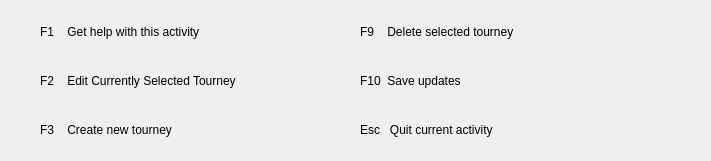
<?xml version="1.0" encoding="UTF-8"?>
<ui version="4.0">
 <class>tourneysactivitypanel</class>
 <widget class="QWidget" name="tourneysactivitypanel">
  <property name="geometry">
   <rect>
    <x>0</x>
    <y>0</y>
    <width>711</width>
    <height>161</height>
   </rect>
  </property>
  <property name="windowTitle">
   <string>Form</string>
  </property>
  <widget class="QWidget" name="tourneysactivitywidget" native="true">
   <property name="geometry">
    <rect>
     <x>0</x>
     <y>10</y>
     <width>711</width>
     <height>161</height>
    </rect>
   </property>
   <widget class="QWidget" name="verticalLayoutWidget_2">
    <property name="geometry">
     <rect>
      <x>40</x>
      <y>0</y>
      <width>291</width>
      <height>141</height>
     </rect>
    </property>
    <layout class="QVBoxLayout" name="verticalLayout_9">
     <item>
      <widget class="QLabel" name="playersF1ActivityLabel">
       <property name="text">
        <string>F1    Get help with this activity</string>
       </property>
      </widget>
     </item>
     <item>
      <widget class="QLabel" name="playersF2ActivityLabel">
       <property name="text">
        <string>F2    Edit Currently Selected Tourney</string>
       </property>
      </widget>
     </item>
     <item>
      <widget class="QLabel" name="playersF3ActivityLabel">
       <property name="text">
        <string>F3    Create new tourney</string>
       </property>
      </widget>
     </item>
    </layout>
   </widget>
   <widget class="QWidget" name="verticalLayoutWidget">
    <property name="geometry">
     <rect>
      <x>360</x>
      <y>0</y>
      <width>331</width>
      <height>141</height>
     </rect>
    </property>
    <layout class="QVBoxLayout" name="verticalLayout">
     <item>
      <widget class="QLabel" name="playersF9ActivityLabel">
       <property name="text">
        <string>F9    Delete selected tourney</string>
       </property>
      </widget>
     </item>
     <item>
      <widget class="QLabel" name="playersF10ActivityLabel">
       <property name="text">
        <string>F10  Save updates</string>
       </property>
      </widget>
     </item>
     <item>
      <widget class="QLabel" name="playersEscActivityLabel">
       <property name="text">
        <string>Esc   Quit current activity</string>
       </property>
      </widget>
     </item>
    </layout>
   </widget>
  </widget>
 </widget>
 <resources/>
 <connections/>
</ui>
